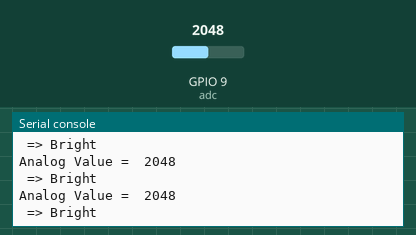
A program run on a simulated ESP32 board running MicroPython. Shown: the last lines printed to the serial console. Inputs (shaded band) come from the test bench; at power-on: GPIO 9 (adc) = 2048 (analog values on the 0–4095 scale).

Above: at 1.2 s.
1.3 s: GPIO 9 (adc) set to 1960
At 1.9 s:
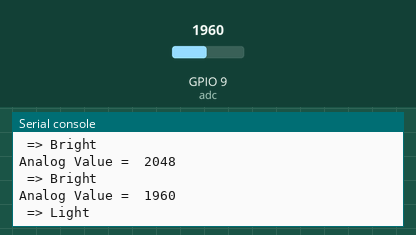
3.5 s: GPIO 9 (adc) set to 760
At 3.9 s:
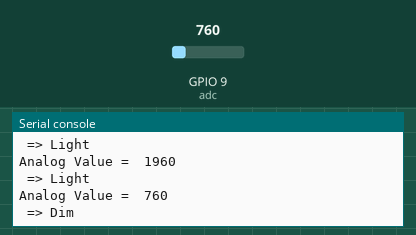
5.5 s: GPIO 9 (adc) set to 0
At 5.9 s:
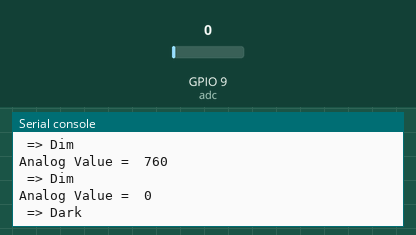
7.5 s: GPIO 9 (adc) set to 3240
At 7.9 s:
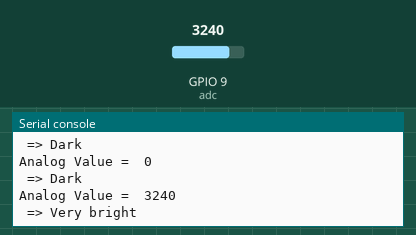
Timing chart, 0 to 10.5 s (numbered marks = the images above; inputs shaded):
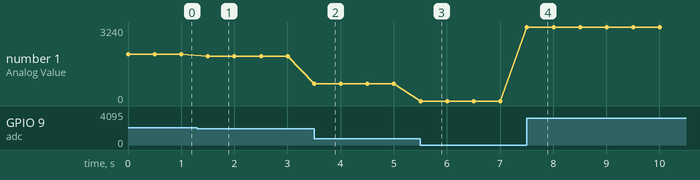

The program:

Photoresistor.py
```python
from machine import ADC, Pin
import time

# Initialize ADC and the pin where the photoresistor is connected
adc = ADC(Pin(9))  # Create ADC object on GPIO pin 34
adc.atten(ADC.ATTN_11DB)  # Set attenuation for up to 3.6V

while True:
    analog_value = adc.read()  # Read analog value
    print("Analog Value = ", analog_value)

    # Interpret the analog value
    if analog_value < 40:
        print(" => Dark")
    elif analog_value < 800:
        print(" => Dim")
    elif analog_value < 2000:
        print(" => Light")
    elif analog_value < 3200:
        print(" => Bright")
    else:
        print(" => Very bright")

    time.sleep(0.5)  # Wait for 500ms
```

Measured:
- after the input at 1.3 s, the serial console: prints a new line after 0.20 s (image 1)
- after the input at 3.5 s, the serial console: prints a new line at once (image 2)
- after the input at 5.5 s, the serial console: prints a new line at once (image 3)
- after the input at 7.5 s, the serial console: prints a new line at once (image 4)
- plotted number 1: 2048 → 1960 after the input at 1.3 s, 1960 → 760 after the input at 3.5 s, 760 → 0 after the input at 5.5 s, 0 → 3240 after the input at 7.5 s
